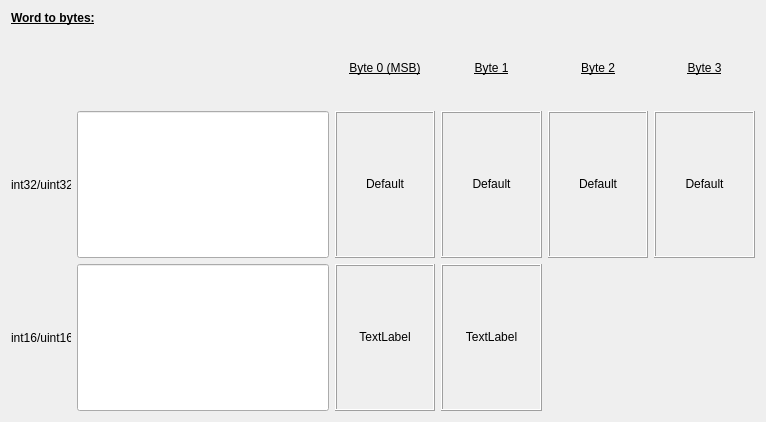
<?xml version="1.0" encoding="UTF-8"?>
<ui version="4.0">
 <class>W_Converter</class>
 <widget class="QWidget" name="W_Converter">
  <property name="geometry">
   <rect>
    <x>0</x>
    <y>0</y>
    <width>766</width>
    <height>422</height>
   </rect>
  </property>
  <property name="windowTitle">
   <string>Form</string>
  </property>
  <layout class="QGridLayout" name="gridLayout">
   <item row="1" column="0">
    <layout class="QGridLayout" name="gridLayout_2" rowstretch="0,1,2,2" columnstretch="1,5,2,2,2,2" columnminimumwidth="0,0,0,0,0,0">
     <item row="1" column="3">
      <widget class="QLabel" name="label_10">
       <property name="sizePolicy">
        <sizepolicy hsizetype="Preferred" vsizetype="Preferred">
         <horstretch>0</horstretch>
         <verstretch>0</verstretch>
        </sizepolicy>
       </property>
       <property name="maximumSize">
        <size>
         <width>1666666</width>
         <height>16777215</height>
        </size>
       </property>
       <property name="text">
        <string>&lt;html&gt;&lt;head/&gt;&lt;body&gt;&lt;p align=&quot;center&quot;&gt;&lt;span style=&quot; text-decoration: underline;&quot;&gt;Byte 1&lt;/span&gt;&lt;/p&gt;&lt;/body&gt;&lt;/html&gt;</string>
       </property>
      </widget>
     </item>
     <item row="1" column="4">
      <widget class="QLabel" name="label_11">
       <property name="sizePolicy">
        <sizepolicy hsizetype="Preferred" vsizetype="Preferred">
         <horstretch>0</horstretch>
         <verstretch>0</verstretch>
        </sizepolicy>
       </property>
       <property name="maximumSize">
        <size>
         <width>1666666</width>
         <height>16777215</height>
        </size>
       </property>
       <property name="text">
        <string>&lt;html&gt;&lt;head/&gt;&lt;body&gt;&lt;p align=&quot;center&quot;&gt;&lt;span style=&quot; text-decoration: underline;&quot;&gt;Byte 2&lt;/span&gt;&lt;/p&gt;&lt;/body&gt;&lt;/html&gt;</string>
       </property>
      </widget>
     </item>
     <item row="1" column="2">
      <widget class="QLabel" name="label_3">
       <property name="sizePolicy">
        <sizepolicy hsizetype="Preferred" vsizetype="Preferred">
         <horstretch>0</horstretch>
         <verstretch>0</verstretch>
        </sizepolicy>
       </property>
       <property name="maximumSize">
        <size>
         <width>1666666</width>
         <height>16777215</height>
        </size>
       </property>
       <property name="text">
        <string>&lt;html&gt;&lt;head/&gt;&lt;body&gt;&lt;p align=&quot;center&quot;&gt;&lt;span style=&quot; text-decoration: underline;&quot;&gt;Byte 0 (MSB)&lt;/span&gt;&lt;/p&gt;&lt;/body&gt;&lt;/html&gt;</string>
       </property>
      </widget>
     </item>
     <item row="2" column="1">
      <widget class="QLineEdit" name="lineEdituint32">
       <property name="sizePolicy">
        <sizepolicy hsizetype="Minimum" vsizetype="Preferred">
         <horstretch>0</horstretch>
         <verstretch>0</verstretch>
        </sizepolicy>
       </property>
       <property name="minimumSize">
        <size>
         <width>50</width>
         <height>0</height>
        </size>
       </property>
       <property name="maximumSize">
        <size>
         <width>1666666</width>
         <height>16777215</height>
        </size>
       </property>
       <property name="baseSize">
        <size>
         <width>50</width>
         <height>0</height>
        </size>
       </property>
       <property name="alignment">
        <set>Qt::AlignCenter</set>
       </property>
      </widget>
     </item>
     <item row="1" column="5">
      <widget class="QLabel" name="label_12">
       <property name="sizePolicy">
        <sizepolicy hsizetype="Preferred" vsizetype="Preferred">
         <horstretch>0</horstretch>
         <verstretch>0</verstretch>
        </sizepolicy>
       </property>
       <property name="maximumSize">
        <size>
         <width>1666666</width>
         <height>16777215</height>
        </size>
       </property>
       <property name="text">
        <string>&lt;html&gt;&lt;head/&gt;&lt;body&gt;&lt;p align=&quot;center&quot;&gt;&lt;span style=&quot; text-decoration: underline;&quot;&gt;Byte 3&lt;/span&gt;&lt;/p&gt;&lt;/body&gt;&lt;/html&gt;</string>
       </property>
      </widget>
     </item>
     <item row="2" column="4">
      <widget class="QLabel" name="label_32b2">
       <property name="sizePolicy">
        <sizepolicy hsizetype="Preferred" vsizetype="Preferred">
         <horstretch>0</horstretch>
         <verstretch>0</verstretch>
        </sizepolicy>
       </property>
       <property name="minimumSize">
        <size>
         <width>65</width>
         <height>0</height>
        </size>
       </property>
       <property name="maximumSize">
        <size>
         <width>1666666</width>
         <height>16777215</height>
        </size>
       </property>
       <property name="autoFillBackground">
        <bool>false</bool>
       </property>
       <property name="frameShape">
        <enum>QFrame::Box</enum>
       </property>
       <property name="frameShadow">
        <enum>QFrame::Raised</enum>
       </property>
       <property name="lineWidth">
        <number>1</number>
       </property>
       <property name="text">
        <string>Default</string>
       </property>
       <property name="alignment">
        <set>Qt::AlignCenter</set>
       </property>
       <property name="textInteractionFlags">
        <set>Qt::LinksAccessibleByMouse|Qt::TextSelectableByKeyboard|Qt::TextSelectableByMouse</set>
       </property>
      </widget>
     </item>
     <item row="2" column="2">
      <widget class="QLabel" name="label_32b0">
       <property name="sizePolicy">
        <sizepolicy hsizetype="Preferred" vsizetype="Preferred">
         <horstretch>0</horstretch>
         <verstretch>0</verstretch>
        </sizepolicy>
       </property>
       <property name="minimumSize">
        <size>
         <width>65</width>
         <height>0</height>
        </size>
       </property>
       <property name="maximumSize">
        <size>
         <width>1666666</width>
         <height>16777215</height>
        </size>
       </property>
       <property name="autoFillBackground">
        <bool>false</bool>
       </property>
       <property name="frameShape">
        <enum>QFrame::Box</enum>
       </property>
       <property name="frameShadow">
        <enum>QFrame::Raised</enum>
       </property>
       <property name="lineWidth">
        <number>1</number>
       </property>
       <property name="text">
        <string>Default</string>
       </property>
       <property name="alignment">
        <set>Qt::AlignCenter</set>
       </property>
       <property name="textInteractionFlags">
        <set>Qt::LinksAccessibleByMouse|Qt::TextSelectableByKeyboard|Qt::TextSelectableByMouse</set>
       </property>
      </widget>
     </item>
     <item row="2" column="5">
      <widget class="QLabel" name="label_32b3">
       <property name="sizePolicy">
        <sizepolicy hsizetype="Preferred" vsizetype="Preferred">
         <horstretch>0</horstretch>
         <verstretch>0</verstretch>
        </sizepolicy>
       </property>
       <property name="minimumSize">
        <size>
         <width>65</width>
         <height>0</height>
        </size>
       </property>
       <property name="maximumSize">
        <size>
         <width>1666666</width>
         <height>16777215</height>
        </size>
       </property>
       <property name="autoFillBackground">
        <bool>false</bool>
       </property>
       <property name="frameShape">
        <enum>QFrame::Box</enum>
       </property>
       <property name="frameShadow">
        <enum>QFrame::Raised</enum>
       </property>
       <property name="lineWidth">
        <number>1</number>
       </property>
       <property name="text">
        <string>Default</string>
       </property>
       <property name="alignment">
        <set>Qt::AlignCenter</set>
       </property>
       <property name="textInteractionFlags">
        <set>Qt::LinksAccessibleByMouse|Qt::TextSelectableByKeyboard|Qt::TextSelectableByMouse</set>
       </property>
      </widget>
     </item>
     <item row="2" column="3">
      <widget class="QLabel" name="label_32b1">
       <property name="sizePolicy">
        <sizepolicy hsizetype="Preferred" vsizetype="Preferred">
         <horstretch>0</horstretch>
         <verstretch>0</verstretch>
        </sizepolicy>
       </property>
       <property name="minimumSize">
        <size>
         <width>65</width>
         <height>0</height>
        </size>
       </property>
       <property name="maximumSize">
        <size>
         <width>1666666</width>
         <height>16777215</height>
        </size>
       </property>
       <property name="autoFillBackground">
        <bool>false</bool>
       </property>
       <property name="frameShape">
        <enum>QFrame::Box</enum>
       </property>
       <property name="frameShadow">
        <enum>QFrame::Raised</enum>
       </property>
       <property name="lineWidth">
        <number>1</number>
       </property>
       <property name="text">
        <string>Default</string>
       </property>
       <property name="alignment">
        <set>Qt::AlignCenter</set>
       </property>
       <property name="textInteractionFlags">
        <set>Qt::LinksAccessibleByMouse|Qt::TextSelectableByKeyboard|Qt::TextSelectableByMouse</set>
       </property>
      </widget>
     </item>
     <item row="3" column="0">
      <widget class="QLabel" name="label_24">
       <property name="sizePolicy">
        <sizepolicy hsizetype="Fixed" vsizetype="Preferred">
         <horstretch>0</horstretch>
         <verstretch>0</verstretch>
        </sizepolicy>
       </property>
       <property name="minimumSize">
        <size>
         <width>60</width>
         <height>0</height>
        </size>
       </property>
       <property name="maximumSize">
        <size>
         <width>1666666</width>
         <height>16777215</height>
        </size>
       </property>
       <property name="text">
        <string>int16/uint16</string>
       </property>
      </widget>
     </item>
     <item row="3" column="1">
      <widget class="QLineEdit" name="lineEdituint16">
       <property name="sizePolicy">
        <sizepolicy hsizetype="Minimum" vsizetype="Preferred">
         <horstretch>0</horstretch>
         <verstretch>0</verstretch>
        </sizepolicy>
       </property>
       <property name="minimumSize">
        <size>
         <width>50</width>
         <height>0</height>
        </size>
       </property>
       <property name="maximumSize">
        <size>
         <width>1666666</width>
         <height>16777215</height>
        </size>
       </property>
       <property name="baseSize">
        <size>
         <width>50</width>
         <height>0</height>
        </size>
       </property>
       <property name="alignment">
        <set>Qt::AlignCenter</set>
       </property>
      </widget>
     </item>
     <item row="2" column="0">
      <widget class="QLabel" name="label">
       <property name="sizePolicy">
        <sizepolicy hsizetype="Fixed" vsizetype="Preferred">
         <horstretch>0</horstretch>
         <verstretch>0</verstretch>
        </sizepolicy>
       </property>
       <property name="minimumSize">
        <size>
         <width>60</width>
         <height>0</height>
        </size>
       </property>
       <property name="maximumSize">
        <size>
         <width>1666666</width>
         <height>16777215</height>
        </size>
       </property>
       <property name="text">
        <string>int32/uint32</string>
       </property>
      </widget>
     </item>
     <item row="3" column="3">
      <widget class="QLabel" name="label_16b1">
       <property name="sizePolicy">
        <sizepolicy hsizetype="Preferred" vsizetype="Preferred">
         <horstretch>0</horstretch>
         <verstretch>0</verstretch>
        </sizepolicy>
       </property>
       <property name="minimumSize">
        <size>
         <width>65</width>
         <height>0</height>
        </size>
       </property>
       <property name="maximumSize">
        <size>
         <width>1666666</width>
         <height>16777215</height>
        </size>
       </property>
       <property name="frameShape">
        <enum>QFrame::Box</enum>
       </property>
       <property name="frameShadow">
        <enum>QFrame::Raised</enum>
       </property>
       <property name="text">
        <string>TextLabel</string>
       </property>
       <property name="alignment">
        <set>Qt::AlignCenter</set>
       </property>
       <property name="textInteractionFlags">
        <set>Qt::LinksAccessibleByMouse|Qt::TextSelectableByKeyboard|Qt::TextSelectableByMouse</set>
       </property>
      </widget>
     </item>
     <item row="3" column="2">
      <widget class="QLabel" name="label_16b0">
       <property name="sizePolicy">
        <sizepolicy hsizetype="Preferred" vsizetype="Preferred">
         <horstretch>0</horstretch>
         <verstretch>0</verstretch>
        </sizepolicy>
       </property>
       <property name="minimumSize">
        <size>
         <width>65</width>
         <height>0</height>
        </size>
       </property>
       <property name="maximumSize">
        <size>
         <width>1666666</width>
         <height>16777215</height>
        </size>
       </property>
       <property name="frameShape">
        <enum>QFrame::Box</enum>
       </property>
       <property name="frameShadow">
        <enum>QFrame::Raised</enum>
       </property>
       <property name="text">
        <string>TextLabel</string>
       </property>
       <property name="alignment">
        <set>Qt::AlignCenter</set>
       </property>
       <property name="textInteractionFlags">
        <set>Qt::LinksAccessibleByMouse|Qt::TextSelectableByKeyboard|Qt::TextSelectableByMouse</set>
       </property>
      </widget>
     </item>
     <item row="0" column="0" colspan="3">
      <widget class="QLabel" name="label_19">
       <property name="sizePolicy">
        <sizepolicy hsizetype="Preferred" vsizetype="Preferred">
         <horstretch>0</horstretch>
         <verstretch>0</verstretch>
        </sizepolicy>
       </property>
       <property name="maximumSize">
        <size>
         <width>1666666</width>
         <height>16777215</height>
        </size>
       </property>
       <property name="text">
        <string>&lt;html&gt;&lt;head/&gt;&lt;body&gt;&lt;p&gt;&lt;span style=&quot; font-weight:600; text-decoration: underline;&quot;&gt;Word to bytes:&lt;/span&gt;&lt;/p&gt;&lt;/body&gt;&lt;/html&gt;</string>
       </property>
      </widget>
     </item>
    </layout>
   </item>
  </layout>
 </widget>
 <tabstops>
  <tabstop>lineEdituint32</tabstop>
  <tabstop>lineEdituint16</tabstop>
 </tabstops>
 <resources/>
 <connections/>
</ui>
